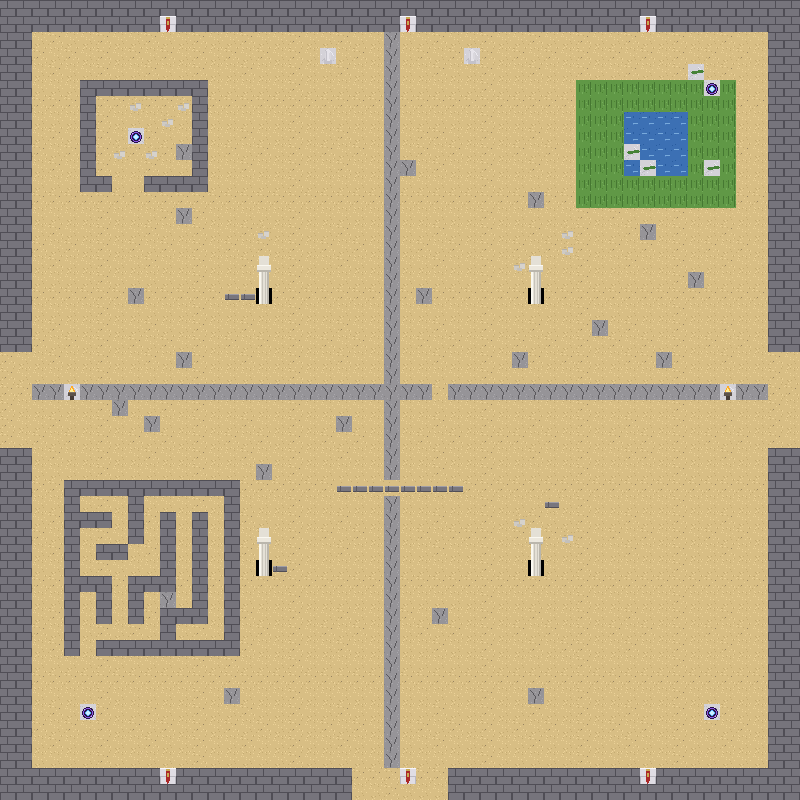

A level layout from a 2D game, rendered from its tile map. Below: a short description, then the map file with tile-grid data replaced by summaries:
An orthogonal 50x50 tile map with 16x16 px tiles, 2 tile layers (background, overhead) and 137 objects.

<map version="1.10" tiledversion="1.11.2" orientation="orthogonal" renderorder="right-down" width="50" height="50" tilewidth="16" tileheight="16" infinite="0" nextlayerid="30" nextobjectid="9000">
 <tileset firstgid="1" source="RomanTiles.tsx" />
 <layer id="1" name="background" width="50" height="50">
  <data>[2500 cells, 2500 non-empty, 14 distinct tile ids]</data>
 </layer>
 <layer id="2" name="overhead" width="50" height="50">
  <data>[2500 cells, 8 non-empty, 2 distinct tile ids]</data>
 </layer>
 <objectgroup id="50" name="collisions">
  <object id="1" x="0" y="0" width="800" height="32" />
  <object id="2" x="0" y="768" width="352" height="32" />
  <object id="3" x="448" y="768" width="352" height="32" />
  <object id="4" x="0" y="0" width="32" height="352" />
  <object id="5" x="0" y="448" width="32" height="352" />
  <object id="6" x="768" y="0" width="32" height="352" />
  <object id="7" x="768" y="448" width="32" height="352" />
  <object id="8" x="256" y="288" width="16" height="16" />
  <object id="9" x="224" y="288" width="16" height="16" />
  <object id="10" x="240" y="288" width="16" height="16" />
  <object id="11" x="256" y="224" width="16" height="16" />
  <object id="12" x="528" y="288" width="16" height="16" />
  <object id="13" x="512" y="256" width="16" height="16" />
  <object id="14" x="560" y="240" width="16" height="16" />
  <object id="15" x="560" y="224" width="16" height="16" />
  <object id="16" x="256" y="560" width="16" height="16" />
  <object id="17" x="224" y="512" width="16" height="16" />
  <object id="18" x="272" y="560" width="16" height="16" />
  <object id="19" x="224" y="528" width="16" height="16" />
  <object id="20" x="528" y="560" width="16" height="16" />
  <object id="21" x="544" y="496" width="16" height="16" />
  <object id="22" x="512" y="512" width="16" height="16" />
  <object id="23" x="560" y="528" width="16" height="16" />
  <object id="24" x="336" y="480" width="16" height="16" />
  <object id="25" x="352" y="480" width="16" height="16" />
  <object id="26" x="368" y="480" width="16" height="16" />
  <object id="27" x="384" y="480" width="16" height="16" />
  <object id="28" x="400" y="480" width="16" height="16" />
  <object id="29" x="416" y="480" width="16" height="16" />
  <object id="30" x="432" y="480" width="16" height="16" />
  <object id="31" x="448" y="480" width="16" height="16" />
  <object id="32" x="80" y="80" width="128" height="16" />
  <object id="33" x="80" y="176" width="32" height="16" />
  <object id="34" x="144" y="176" width="64" height="16" />
  <object id="35" x="80" y="96" width="16" height="80" />
  <object id="36" x="192" y="96" width="16" height="80" />
  <object id="37" x="112" y="144" width="16" height="16" />
  <object id="38" x="160" y="112" width="16" height="16" />
  <object id="39" x="176" y="96" width="16" height="16" />
  <object id="40" x="144" y="144" width="16" height="16" />
  <object id="41" x="128" y="96" width="16" height="16" />
  <object id="42" x="320" y="48" width="16" height="16" />
  <object id="43" x="464" y="48" width="16" height="16" />
  <object id="44" x="64" y="384" width="16" height="16" />
  <object id="45" x="720" y="384" width="16" height="16" />
  <object id="46" x="64" y="480" width="176" height="16" />
  <object id="47" x="64" y="496" width="16" height="16" />
  <object id="48" x="128" y="496" width="16" height="16" />
  <object id="49" x="224" y="496" width="16" height="16" />
  <object id="50" x="64" y="512" width="48" height="16" />
  <object id="51" x="128" y="512" width="16" height="16" />
  <object id="52" x="160" y="512" width="16" height="16" />
  <object id="53" x="192" y="512" width="16" height="16" />
  <object id="54" x="224" y="512" width="16" height="16" />
  <object id="55" x="64" y="528" width="16" height="16" />
  <object id="56" x="128" y="528" width="16" height="16" />
  <object id="57" x="160" y="528" width="16" height="16" />
  <object id="58" x="192" y="528" width="16" height="16" />
  <object id="59" x="224" y="528" width="16" height="16" />
  <object id="60" x="64" y="544" width="16" height="16" />
  <object id="61" x="96" y="544" width="32" height="16" />
  <object id="62" x="160" y="544" width="16" height="16" />
  <object id="63" x="192" y="544" width="16" height="16" />
  <object id="64" x="224" y="544" width="16" height="16" />
  <object id="65" x="64" y="560" width="16" height="16" />
  <object id="66" x="160" y="560" width="16" height="16" />
  <object id="67" x="192" y="560" width="16" height="16" />
  <object id="68" x="224" y="560" width="16" height="16" />
  <object id="69" x="64" y="576" width="48" height="16" />
  <object id="70" x="128" y="576" width="48" height="16" />
  <object id="71" x="192" y="576" width="16" height="16" />
  <object id="72" x="224" y="576" width="16" height="16" />
  <object id="73" x="64" y="592" width="16" height="16" />
  <object id="74" x="96" y="592" width="16" height="16" />
  <object id="75" x="128" y="592" width="16" height="16" />
  <object id="76" x="192" y="592" width="16" height="16" />
  <object id="77" x="224" y="592" width="16" height="16" />
  <object id="78" x="64" y="608" width="16" height="16" />
  <object id="79" x="96" y="608" width="16" height="16" />
  <object id="80" x="128" y="608" width="16" height="16" />
  <object id="81" x="160" y="608" width="48" height="16" />
  <object id="82" x="224" y="608" width="16" height="16" />
  <object id="83" x="64" y="624" width="16" height="16" />
  <object id="84" x="160" y="624" width="16" height="16" />
  <object id="85" x="224" y="624" width="16" height="16" />
  <object id="86" x="64" y="640" width="16" height="16" />
  <object id="87" x="96" y="640" width="144" height="16" />
 </objectgroup>
 <objectgroup id="51" name="collectibles">
  <object id="88" x="144" y="560" width="16" height="16"><properties><property name="type" value="life" /></properties></object>
  <object id="89" x="144" y="544" width="16" height="16"><properties><property name="type" value="coin" /></properties></object>
  <object id="90" x="208" y="688" width="16" height="16"><properties><property name="type" value="life" /></properties></object>
  <object id="91" x="368" y="112" width="16" height="16"><properties><property name="type" value="coin" /></properties></object>
  <object id="92" x="96" y="496" width="16" height="16"><properties><property name="type" value="coin" /></properties></object>
  <object id="93" x="688" y="384" width="16" height="16"><properties><property name="type" value="coin" /></properties></object>
  <object id="94" x="320" y="592" width="16" height="16"><properties><property name="type" value="life" /></properties></object>
  <object id="95" x="560" y="656" width="16" height="16"><properties><property name="type" value="coin" /></properties></object>
  <object id="96" x="720" y="144" width="16" height="16"><properties><property name="type" value="coin" /></properties></object>
  <object id="97" x="320" y="448" width="16" height="16"><properties><property name="type" value="coin" /></properties></object>
  <object id="98" x="224" y="304" width="16" height="16"><properties><property name="type" value="life" /></properties></object>
  <object id="99" x="672" y="560" width="16" height="16"><properties><property name="type" value="coin" /></properties></object>
  <object id="100" x="112" y="528" width="16" height="16"><properties><property name="type" value="coin" /></properties></object>
  <object id="101" x="480" y="384" width="16" height="16"><properties><property name="type" value="coin" /></properties></object>
  <object id="102" x="432" y="528" width="16" height="16"><properties><property name="type" value="life" /></properties></object>
  </objectgroup>
 <objectgroup id="52" name="enemies">
  <!-- 34 objects omitted --></objectgroup>
 <objectgroup id="53" name="teleports">
  <!-- 4 objects omitted --></objectgroup>
</map>
<!-- 35 of 137 objects omitted -->
